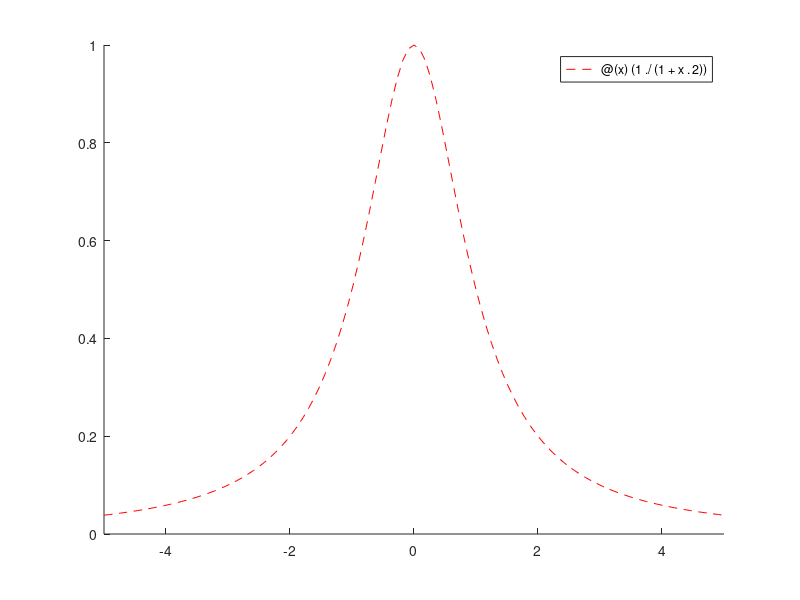

This figure's MATLAB source: (Note: this script raises an error after producing the figure.)
f = @(x)(1./(1+x.^2));
val=[6,10,14];
for n=val
    xcap=5.*cos((2*(0:n)+1)./(2*n+2)*pi);
    x=xcap';
    fprintf('%d punti:\n',n+1)
    figure
    hold on
    fplot(f,[-5,5],'r--');
    y=f(x);
    [a] = getpolyn(x,y,n+1);
    t=linspace(-5,5,100); 
    yp=polyval(a,t);
    plot(x,f(x),'o')
    plot(t,yp); 
    legend('funzione', ...
        strcat(string(n+1),' punti di interpolazione'), ...
        'polinomio interpolante');
    fprintf('Errore: ~%e\n', max(abs(f(t)-yp)));
end